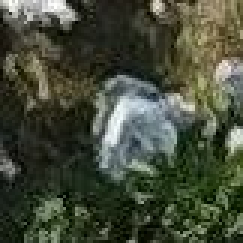
#> input picture analise/heridal/patches/negative/neg10095.jpg, 81 x 81 px (shown 3 times larger); its folder holds only this picture in this run
$ python extra.py
#> lines starting #> are read from the running program, lines starting #| are printed output that depends on the picture
import numpy as np
import matplotlib.pyplot as plt
import pandas as pd
import os
from PIL import Image, ImageFilter
import cv2


def adjust(vector, alpha, beta):
    aux = np.zeros(255)
    for i in range(0, 255):
        k = int(i * alpha + beta)
        if k > 254:
            k = 254
        elif k < 0:
            k = 0
        aux[k] = aux[k] + vector[i]

    aux[0] = 0
    aux[254] = 0
    return aux


alpha = 1
beta = 0

negative = pd.read_csv("Fcolorednegative.csv")
#> (reads analise/cod/Fcolorednegative.csv from the repository)
positive = pd.read_csv("Fcoloredpositive.csv")
#> (reads analise/cod/Fcoloredpositive.csv from the repository)

negative = np.asarray(negative)
positive = np.asarray(positive)

for channel in range(0, 1):
    negative[:, channel] = (1 / np.sum(negative[:, channel])) * negative[:, channel]
    positive[:, channel] = (1 / np.sum(positive[:, channel])) * positive[:, channel]
    # plt.plot(adjust(negative[:, 1], alpha, beta))
    negative[:, channel] = adjust(negative[:, channel], alpha, beta)
    plt.plot(negative[:, channel])
    plt.show()

    # plt.plot(adjust(positive[:, 1], alpha, beta))
    positive[:, channel] = adjust(positive[:, channel], alpha, beta)
    plt.plot(positive[:, channel])
    plt.show()
#> this loop made 1 pass
#> pass 1, `plt.show()`:
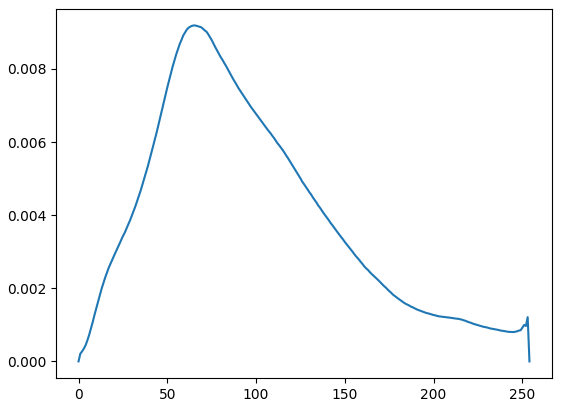
#> figure drawn by matplotlib, 1 panel; curve peaks at x = 65, y = 0.00919
#> pass 1, `plt.show()`:
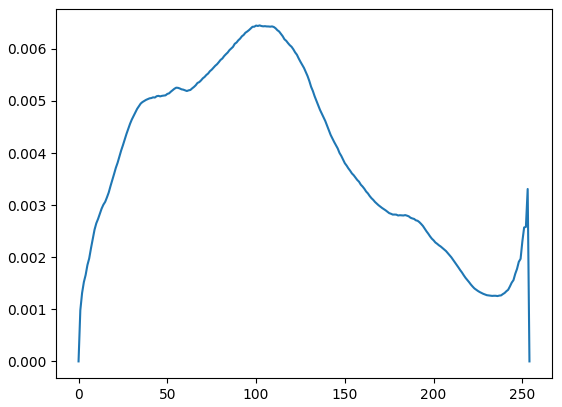
#> figure drawn by matplotlib, 1 panel; curve peaks at x = 102, y = 0.00645


# [55 lines of commented-out code are left out]

patches = "../heridal/patches"

dimensions = np.array([[0, 0, 0]])

count = 0
fpCount = 0
fnCount = 0
tpCount = 0
tnCount = 0

for label in os.listdir(patches):
    labelPath = os.path.join(patches, label)
    colorScales = np.transpose(np.array([np.zeros(255), np.zeros(255), np.zeros(255)]))
    for file in os.listdir(labelPath):
        count = count + 1

        imagePath = os.path.join(labelPath, file)
        image = Image.open(imagePath)
#> image is the input picture: PIL image 81x81 RGB; mean R, G, B 69.4, 75.3, 58

        (nRows, nCols) = image.size
#> nRows = 81; nCols = 81

        # [9 lines of commented-out code are left out]
        cv2image = cv2.imread(imagePath)
        cv2image = cv2.cvtColor(cv2image, cv2.COLOR_BGR2RGB)
        for channel in range(0, 3):
            colorScales[:, channel] = colorScales[:, channel] + cv2.calcHist([cv2image], [channel], None, [255],
                                                                             [0, 255])[:, 0] / (nRows * nCols)
#> after the loop, colorScales = 255 rows, first 8: [0.00701, 0, 0.0322], [0.00107, 0, 0.00442], [0.00183, 0, 0.00366], [0.00107, 0.000305, 0.00427], [0.00137, 0.000457, 0.00305], [0.00335, 0.00061, 0.00564], [0.00152, 0.00107, 0.0061], [0.00274, 0.00107, 0.00579]

        errorPositive = (colorScales - positive)
#> errorPositive = 255 rows, first 8: [0.00701, -21.23, -15.36], [8.57e-05, -21.13, -33.43], [0.000515, -31.3, -33.35], [-0.000456, -37.94, -40.34], [-0.000288, -40.07, -41.26], [0.0015, -44.94, -42.93], [-0.000453, -51.11, -49.28], [0.000573, -55.25, -53.55]
        errorPositive = np.sum(np.square(errorPositive, errorPositive))
#> errorPositive = 8393700.4
        errorNegative = (colorScales - negative)
#> errorNegative = 255 rows, first 8: [0.00701, -3.4, -34.15], [0.000857, -3.61, -40.13], [0.00155, -4.12, -45.84], [0.000717, -5.02, -53.8], [0.000926, -6.57, -62.33], [0.00277, -8.71, -71.86], [0.000795, -11.77, -82.57], [0.00184, -15.43, -93.45]
        errorNegative = np.sum(np.square(errorNegative, errorNegative))
#> errorNegative = 20630817.4

        if str(label) == "negative":
            if errorPositive < errorNegative:
                tnCount = tnCount + 1
            else:
                fpCount = fpCount + 1
        else:
            if errorPositive < errorNegative:
                fnCount = fnCount + 1
            else:
                tpCount = tpCount + 1

        if count > 1000:
            count = 0
            break


print(tnCount)
print(fpCount)
print(fnCount)
print(tpCount)
